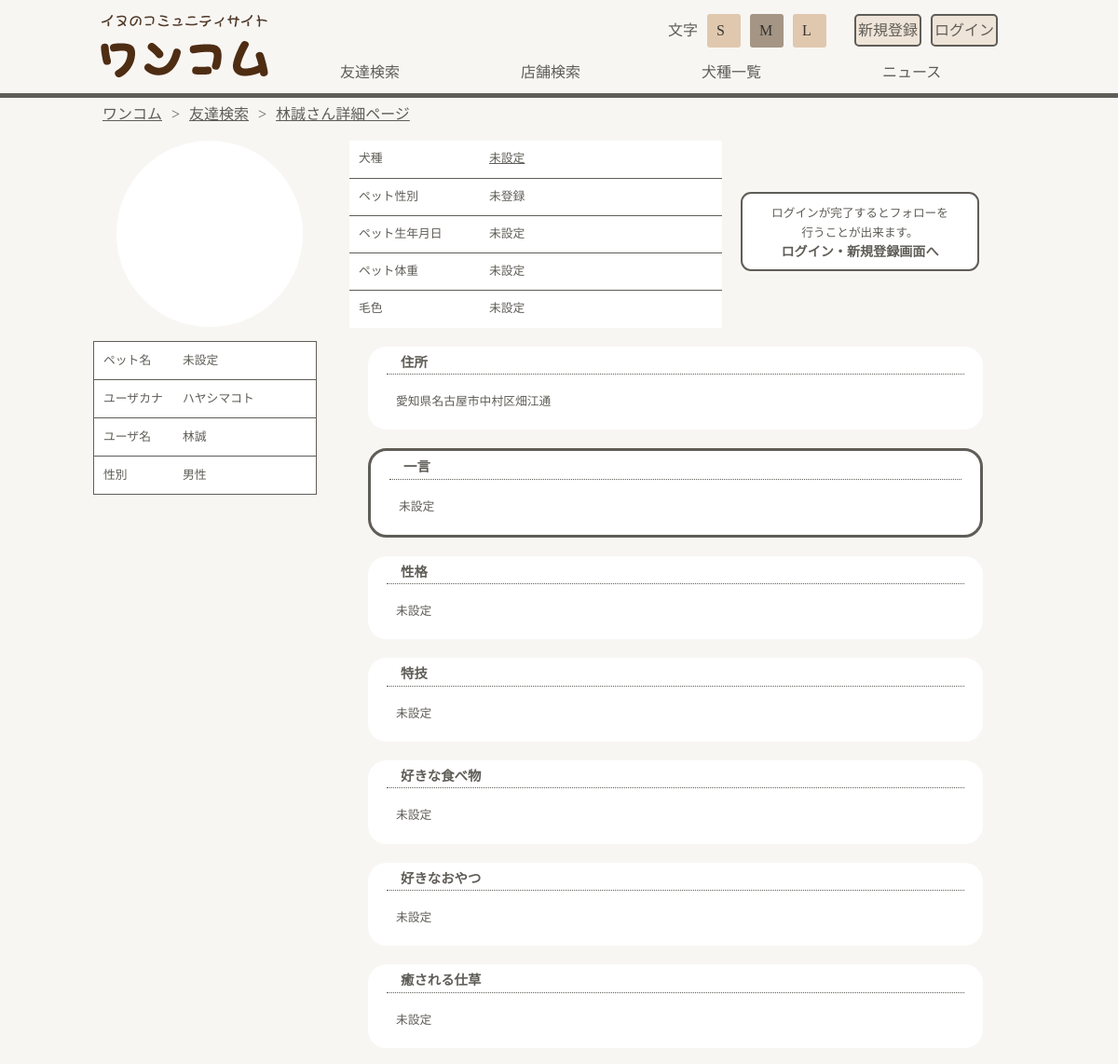
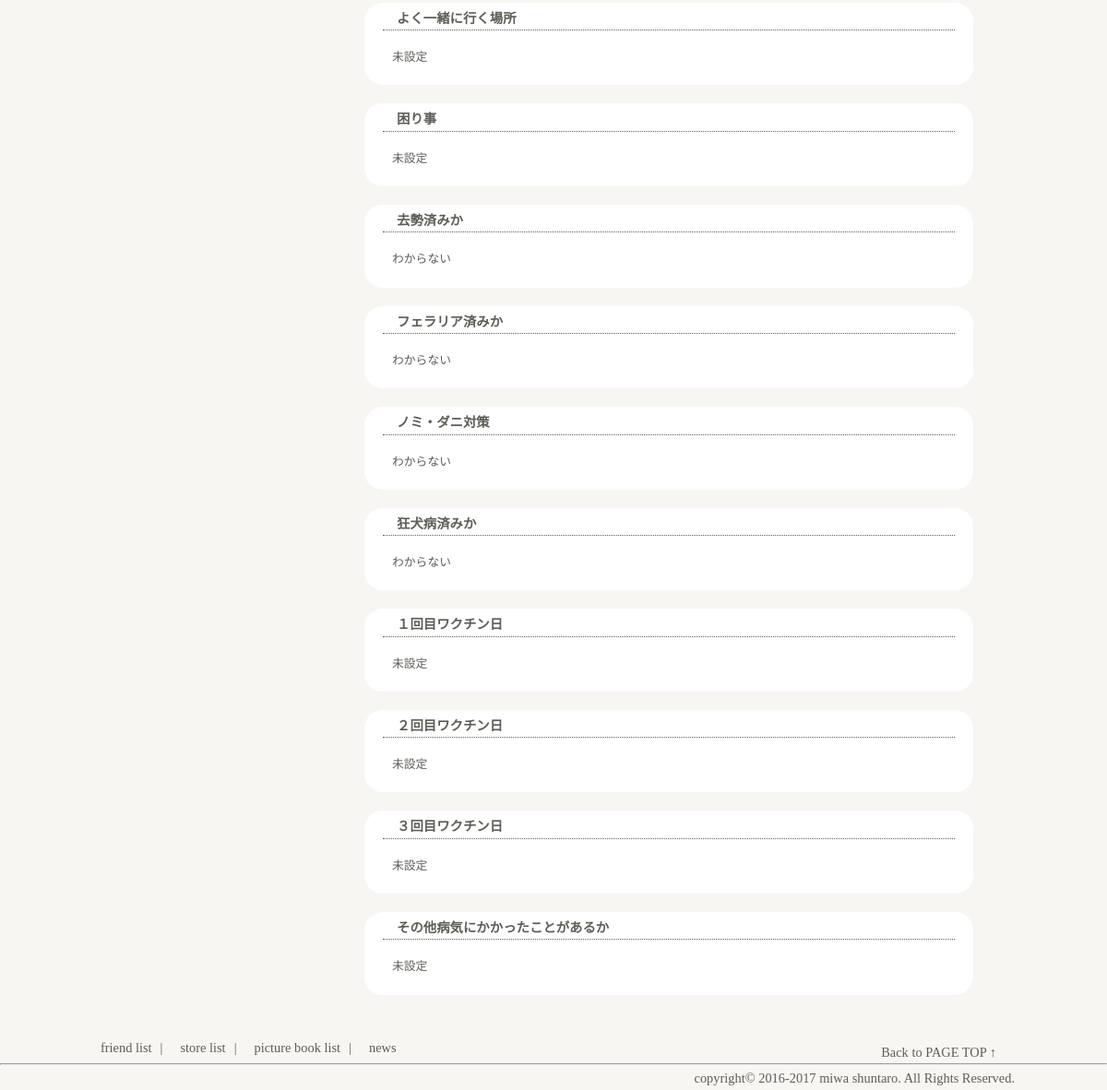
The page /dog/friend/detail.php?id=22 on the database its author committed (2 pictures, top to bottom).
### tables this page shows
CREATE TABLE `users` (
  `user_id` int(11) NOT NULL,
  `user_first_name` varchar(20) DEFAULT NULL,
  `user_second_name` varchar(20) DEFAULT NULL,
  `user_first_kana` varchar(20) DEFAULT NULL,
  `user_second_kana` varchar(20) DEFAULT NULL,
  `sex_id` int(11) DEFAULT NULL,
  `adr_1` varchar(20) DEFAULT NULL,
  `adr_2` varchar(20) DEFAULT NULL,
  `address` varchar(200) DEFAULT NULL,
  `umare` date DEFAULT NULL,
  `tel` varchar(100) NOT NULL,
  `mail` varchar(100) DEFAULT NULL,
  `pass` varchar(100) DEFAULT NULL,
  `pet_id` int(10) DEFAULT NULL
);

CREATE TABLE `pets` (
  `pet_id` int(11) NOT NULL,
  `user_id` int(11) DEFAULT NULL,
  `pet_name` varchar(50) DEFAULT NULL,
  `dog_size_id` int(11) NOT NULL,
  `dog_book_id` int(11) DEFAULT NULL,
  `psex` int(11) NOT NULL,
  `pet_umare` date DEFAULT NULL,
  `pet_weight` varchar(5) DEFAULT NULL,
  `pet_color` varchar(20) DEFAULT NULL,
  `prefecture_id` int(11) DEFAULT NULL,
  `pet_image01` varchar(1000) DEFAULT NULL,
  `pet_text` varchar(500) DEFAULT NULL,
  `question01` varchar(150) DEFAULT NULL,
  `question02` varchar(150) DEFAULT NULL,
  `question03` varchar(150) DEFAULT NULL,
  `question04` varchar(150) DEFAULT NULL,
  `question05` varchar(150) DEFAULT NULL,
  `question06` varchar(150) DEFAULT NULL,
  `question07` varchar(150) DEFAULT NULL,
  `question08` char(1) DEFAULT NULL,
  `question09` char(1) DEFAULT NULL,
  `question10` char(1) DEFAULT NULL,
  `question11` char(1) DEFAULT NULL,
  `question12` varchar(150) DEFAULT NULL,
  `question13` varchar(150) DEFAULT NULL,
  `question14` varchar(150) DEFAULT NULL,
  `question15` varchar(150) DEFAULT NULL
);

### dog/core/friend_detail_name.php (called while the page is built, shortened)
<?php
include("db_ini.php");
if(!$Link = mysqli_connect($host,$user,$pass)){
  exit("MySQL：DB接続失敗："
  .mysqli_connect_error());
}
$SQL = "
	select pet_id
	from users
	where user_id = ?
";
if ($stmt = mysqli_prepare($Link,$SQL)) {
$friend_id=$_GET["id"];
 mysqli_stmt_bind_param($stmt, "s",$friend_id);
 mysqli_stmt_execute($stmt);
	mysqli_stmt_bind_result($stmt,
						$hantei
						);
}
if($hantei != 0){
$SQL = "
	select users.user_first_name,
		   users.user_second_name,
		   users.user_first_kana,
		   users.user_second_kana,
		   users.sex_id,
		   users.address,
		   users.pet_id,
		   pets.pet_name,
		   pets.dog_book_id,
		   pets.psex,
		   pets.pet_umare,
		   pets.pet_weight,
		   pets.pet_color,
		   pets.prefecture_id,
		   pets.pet_image01,
		   pets.pet_text,
		   pets.question01,
		   pets.question02,
		   pets.question03,
		   pets.question04,
		   pets.question05,
		   pets.question06,
		   pets.question07,
		   pets.question08,
		   pets.question09,
		   pets.question10,
		   pets.question11,
		   pets.question12,
		   pets.question13,
		   pets.question14,
		   pets.question15
    from users
    inner join pets
    on users.pet_id = pets.pet_id
    WHERE users.user_id =?
";
if ($stmt = mysqli_prepare($Link,$SQL)) {
 mysqli_stmt_bind_param($stmt, "s", $friend_id);
 mysqli_stmt_execute($stmt);
	mysqli_stmt_bind_result($stmt,
						$user_first_name,
						$user_second_name,
						$user_first_kana,
						$user_second_kana,
						$user_sex,
						$address,
						$pet_id,
						$pet_name,
						$pet_janru,
						$pet_sex,
						$pet_umare,
						$pet_weight,
						$pet_color,
						$pet_ken,
						$image,
						$pet_textarea,
						$q1,
						$q2,
						$q3,
						$q4,
						$q5,
						$q6,
						$q7,
						$q8,
						$q9,
						$q10,
						$q11,
						$q12,
						$q13,
						$q14,
						$q15
						);
}
$SQL = "
	select dog_name
    from dog_books
    WHERE dog_book_id =?
";
if ($stmt = mysqli_prepare($Link,$SQL)) {
 mysqli_stmt_bind_param($stmt, "s", $pet_janru);
 mysqli_stmt_execute($stmt);
	mysqli_stmt_bind_result($stmt,
						$janru_name
						);
}
}
if($user_sex == 1){
	$user_sex = "男性";
}else if($user_sex == 2){
	$user_sex = "女性";
}
if(isset($pet_sex)){
	if($pet_sex == 1){
		$pet_sex = "オス";
	}else if($pet_sex == 2){
		$pet_sex = "メス";
	}else{
		$pet_sex = "未登録";
	}
}else{
	$pet_sex = "未登録";
}
if(isset($q8)){
	if($q8 == 1){
		$q8 = "はい";
	}else if($q8 == 2){
		$q8 = "いいえ";
	}else{
		$q8 = "わからない";
	}
	if($q9 == 1){
		$q9 = "はい";
	}else if($q9 == 2){
		$q9 = "いいえ";
	}else{
		$q9 = "わからない";
	}
	if($q10 == 1){
		$q10 = "はい";
	}else if($q10 == 2){
		$q10 = "いいえ";
	}else{
		$q10 = "わからない";
	}
	if($q11 == 1){
		$q11 = "はい";
	}else if($q11 == 2){
		$q11 = "いいえ";
	}else{
		$q11 = "わからない";
	}
}else{
	$q8 = "わからない";
	$q9 = "わからない";
	$q10 = "わからない";
	$q11 = "わからない";
}
if(isset($pet_umare)){
	list($pet_year, $pet_month, $pet_day) = explode('-', $pet_umare);
	$pet_year = ltrim($pet_year, '0');
	$pet_month = ltrim($pet_month, '0');
	$pet_day = ltrim($pet_day, '0');
}else{
	$pet_year = "";
	$pet_month = "";
	$pet_day = "";
}
if(!isset($pet_name) || $pet_name == ""){
	$pet_name = "未設定";
}
if(!isset($janru_name) || $janru_name == ""){
	$janru_name = "未設定";
}
if(!isset($pet_color) || $pet_color == ""){
	$pet_color = "未設定";
}
if(!isset($pet_textarea) || $pet_textarea == ""){
	$pet_textarea = "未設定";
}
if(!isset($q1) || $q1 == ""){
	$q1 = "未設定";
}
if(!isset($q2) || $q2 == ""){
	$q2 = "未設定";
}
if(!isset($q3) || $q3 == ""){
	$q3 = "未設定";
}
if(!isset($q4) || $q4 == ""){
	$q4 = "未設定";
}
if(!isset($q5) || $q5 == ""){
	$q5 = "未設定";
}
if(!isset($q6) || $q6 == ""){
	$q6 = "未設定";
}
if(!isset($q7) || $q7 == ""){
	$q7 = "未設定";
}
if(!isset($q12) || $q12 == ""){
	$q12 = "未設定";
}
if(!isset($q13) || $q13 == ""){
	$q13 = "未設定";
}
if(!isset($q14) || $q14 == ""){
	$q14 = "未設定";
}
if(!isset($q15) || $q15 == ""){
	$q15 = "未設定";
}
?>

### dog/friend/detail.php (the view, shortened to what this page needs)
<?php
require_once("../core/friend_detail_name.php");
require_once("../view/public.php");
$level = '../';
$css = '<link rel="stylesheet" href="../css/friend.css" type="text/css" />';
if(isset($_SESSION['id'])) {
$lcheck = '<p class="flL"><a href="'.$level.'mypage/">Myページ</a></p><p class="flL"><a href="'.$level.'core/logout.php">ログアウト</a></p>';
}else{
$lcheck = '<p class="flL"><a href="'.$level.'signup/">新規登録</a></p><p class="flL"><a href="'.$level.'login/">ログイン</a></p>';
}
?>
<div class="panlist">
	<ol class="cfx pankuzu">
		<li class="flL"><a href="../">ワンコム</a></li>
		<span class="flL">></span>
		<li class="flL"><a href="../friend/">友達検索</a></li>
		<span class="flL">></span>
		<li class="flL"><a href="../friend/detail.php?id=<?=$_GET['id']?>"><?=$user_first_name?><?=$user_second_name?>さん詳細ページ</a></li>
	</ol>
</div>
<article>
	<div class="cfx">
		<section id="friend_top" class="flL">
			<p class="image txC"><img src="../img/user_img/<?=$image?>" alt="<?=$pet_name?>"></p>
			<table>
					<tbody>
					<tr>
						<th class="txL">ペット名</th>
						<td><?=$pet_name?></td>
					</tr>
					<tr>
						<th class="txL">ユーザカナ</th>
						<td><?=$user_first_kana?><?=$user_second_kana?></td>
					</tr>
					<tr>
						<th class="txL">ユーザ名</th>
						<td><?=$user_first_name?><?=$user_second_name?></td>
					</tr>
					<tr>
						<th class="txL">性別</th>
						<td><?=$user_sex?></td>
					</tr>
				</tbody>
			</table>
		</section>
		<section id="friend_pet" class="flL">
			<div class="cfx">
				<table class="flL">
					<tbody>
						<tr>
							<th class="txL">犬種</th>
							<td>
								<?php if(isset($pet_janru) && $pet_janru != ""){ ?>
								<a href="../zukan/detail.php?dog=<?=$pet_janru?>"><?=$janru_name?></a>
								<?php }else{ ?>
								未設定
								<?php } ?>
							</td>
						</tr>
						<tr>
							<th class="txL">ペット性別</th>
							<td><?=$pet_sex?></td>
						</tr>
						<tr>
							<th class="txL">ペット生年月日</th>
							<td>
								<?php if($pet_year != "" || $pet_month != "" || $pet_day != ""){ ?>
									<?php if($pet_year != ""){ ?>
									<?=$pet_year?>年
									<?php } ?>
									<?php if($pet_month != ""){ ?>
									<?=$pet_month?>月
									<?php } ?>
									<?php if($pet_day != ""){ ?>
									<?=$pet_day?>日
									<?php } ?>
								<?php }else{ ?>
									未設定
								<?php } ?>
							</td>
						</tr>
						<tr>
							<th class="txL">ペット体重</th>
							<td>
								<?php if($pet_weight != 0){ ?>
								<?=$pet_weight?>g
								<?php }else{ ?>
								未設定
								<?php } ?>
							</td>
						</tr>
						<tr>
							<th class="txL">毛色</th>
							<td><?=$pet_color?></td>
						</tr>
					</tbody>
				</table>
				<div id="friend_touroku" class="flL">
				<?php if(isset($_SESSION['id'])){ ?>
					<?php if($_SESSION['id'] == $_GET['id']){ ?>
					<p class="part2 txC">こちらは自分のページ情報<br>となっております。</p>
					<?php }else if(!isset($frid)){ ?>
					<p class="part1 txC"><a href="../core/favofriend.php?myid=<?=$_SESSION['id']?>&amp;frid=<?=$_GET['id']?>">フォローする</a></p>
					<?php }else{ ?>
					<p class="part1 txC"><a href="../core/friend_del.php?myid=<?=$_SESSION['id']?>&amp;frid=<?=$_GET['id']?>">フォロー解除</a></p>
					<?php } ?>
				<?php }else{ ?>
				<p class="part3 txC"><a href="../login/"><span class="small">ログインが完了するとフォローを<br>行うことが出来ます。</span><br>ログイン・新規登録画面へ</a></p>
				<?php } ?>
				</div>
			</div>
			<div class="waku cfx">
				<h2>住所</h2>
				<p><?=$address?></p>
			</div>
			<div class="waku2 cfx">
				<h2>一言</h2>
				<p ckass="textarea"><?=nl2br($pet_textarea)?></p>
			</div>
			<div class="waku cfx">
				<h2>性格</h2>
				<p><?=nl2br($q1)?></p>
			</div>
			<div class="waku cfx">
				<h2>特技</h2>
				<p><?=nl2br($q2)?></p>
			</div>
			<div class="waku cfx">
				<h2>好きな食べ物</h2>
				<p><?=nl2br($q3)?></p>
			</div>
			<div class="waku cfx">
				<h2>好きなおやつ</h2>
				<p><?=nl2br($q4)?></p>
			</div>
			<div class="waku cfx">
				<h2>癒される仕草</h2>
				<p><?=nl2br($q5)?></p>
			</div>
			<div class="waku cfx">
				<h2>よく一緒に行く場所</h2>
				<p><?=nl2br($q6)?></p>
			</div>
			<div class="waku cfx">
				<h2>困り事</h2>
				<p><?=nl2br($q7)?></p>
			</div>
			<div class="waku cfx">
				<h2>去勢済みか</h2>
				<p><?=$q8?></p>
			</div>
			<div class="waku cfx">
				<h2>フェラリア済みか</h2>
				<p><?=$q9?></p>
			</div>
			<div class="waku cfx">
				<h2>ノミ・ダニ対策</h2>
				<p><?=$q10?></p>
			</div>
			<div class="waku cfx">
				<h2>狂犬病済みか</h2>
				<p><?=$q11?></p>
			</div>
			<div class="waku cfx">
				<h2>１回目ワクチン日</h2>
				<p><?=$q12?></p>
			</div>
			<div class="waku cfx">
				<h2>２回目ワクチン日</h2>
				<p><?=$q13?></p>
			</div>
			<div class="waku cfx">
				<h2>３回目ワクチン日</h2>
				<p><?=$q14?></p>
			</div>
			<div class="waku cfx">
				<h2>その他病気にかかったことがあるか</h2>
				<p><?=nl2br($q15)?></p>
			</div>
		</section>
	</div>
</article>
</div>
</body>
</html>

### dog/css/yoyaku.css (style rules this page uses)
.cfx:after { content: ""; display: block; clear: both; }
.flL { float: left; }
.txL { text-align: left; }
.txC { text-align: center; }

### dog/css/style.css (style rules this page uses)
body { background-color: #f8f6f3; position: relative; z-index: -100; }
a { text-decoration: none; color:#000; }
nav#top_nav #font p { padding: 10px 3px; margin:0 2px; height:20px; color:#5f5d57; }
nav#top_nav #font p a { color:#5f5d57; border:2px solid #5f5d57; background-color: rgba(224,200,175,0.4); padding:7px 2px; border-radius: 5px }
article { width:1000px; margin:0 auto; clear:both; color:#5f5d57; }
.panlist { width:100%; border-top: 5px solid #5f5d57; margin:0 0 20px; clear:both; }
.pankuzu { width:1000px; padding:0 10px; margin:10px auto 8px; }
.pankuzu li { padding:0 10px; color:#5f5d57; }
.pankuzu li a { color:#5f5d57; text-decoration: underline; }
.pankuzu span { color:#5f5d57; }

### dog/css/friend.css (style rules this page uses)
h2 { color:#5f5d57; font-size:1.4em; margin:25px 0 15px 80px; padding:0 0 0 15px; border-left: 10px solid #5f5d57; }
#friend_top { width:250px; }
#friend_top .image { border-radius:250px; }
#friend_top table { width:240px; margin:15px 0; background-color: #fff; border: 1px solid #5f5d57; box-sizing: border-box; }
#friend_top table tr { border-bottom: 1px solid #5f5d57; }
#friend_top table th { width:80px; height:30px; max-height:1000px; padding:5px 5px 5px 10px; font-size: 0.8em; font-weight: normal; vertical-align: middle; }
#friend_top table td { font-size: 0.8em; padding:5px 10px 5px 0; vertical-align: middle; }
#friend_pet { width:700px; margin:0 25px; }
#friend_pet #friend_touroku .part3 { position: relative; width:256px; height:85px; border-radius: 15px; box-sizing: border-box; }
#friend_pet #friend_touroku .part3 a { padding:10px; color:#5f5d57; font-size: 1.1em; font-weight: bold; background-color: #fff; border-radius: 11px; border: 2px solid #5f5d57; box-sizing: border-box; }
#friend_pet #friend_touroku .part3 a span { font-weight: normal; font-size: 0.9em; }
#friend_pet #friend_touroku p { margin:55px 20px; }
#friend_pet #friend_touroku p a { position: absolute; top:0; left:0; width:100%; height:100%; -webkit-transition:color 0.3s linear,background-color 0.3s linear; -moz-transition:color 0.3s linear,background-color 0.3s linear; -ms-transition:color 0.3s linear,background-color 0.3s linear; -o-transition:color 0.3s linear,background-color 0.3s linear; transition:color 0.3s linear,background-color 0.3s linear; }
#friend_pet table { width:400px; background-color: #fff; }
#friend_pet table tr { height:40px; border-bottom: 1px solid #5f5d57; }
#friend_pet table tr:last-child { height:40px; border-bottom: 0; }
#friend_pet table tr th { width:120px; padding:10px; font-size: 0.8em; font-weight: normal; vertical-align: middle; }
#friend_pet table tr td { padding: 10px 20px 10px 10px; font-size: 0.8em; vertical-align: middle; line-height: 1.5; }
#friend_pet table tr td a { color:#5f5d57; text-decoration: underline; }
#friend_pet .waku { width:660px; margin:20px; padding:10px; background-color: #fff; border-radius: 20px; box-sizing: border-box; }
#friend_pet .waku2 { width:660px; margin:20px; padding:10px; background-color: #fff; border:3px solid #5f5d57; border-radius: 20px; box-sizing: border-box; }
#friend_pet h2 { margin:0 10px 15px; padding:0 15px 5px; border-left: 0; border-bottom: 1px dotted #5f5d57; font-size: 0.9em; }
#friend_pet p { padding:5px 20px 10px; font-size: 0.8em; line-height:1.5; }

### rows shown on the page
users: pet.question01 "未設定", pet.question02 "未設定", pet.question03 "未設定", pet.question04 "未設定", pet.question05 "未設定", pet.question06 "未設定", pet.question07 "未設定", pet.question09 "わからない", pet.question10 "わからない", pet.question11 "わからない", pet.question13 "未設定", pet.question14 "未設定", pet.question15 "未設定"

### other values the page prints
$user_first_name "林"
$user_second_name "誠"
$pet_name "未設定"
$user_first_kana "ハヤシ"
$user_second_kana "マコト"
$user_sex "男性"
$janru_name "未設定"
$pet_sex "未登録"
$pet_color "未設定"
$address "愛知県名古屋市中村区畑江通"
$q7 "未設定"
$q11 "わからない"
$q15 "未設定"
